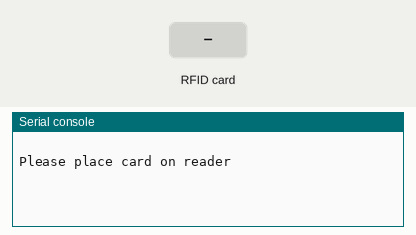
The program below on a simulated MicroPython board. On the bench: the last lines printed to the serial console. The test bench sets the inputs (shaded band). The interpreter's speed is modelled, so counts of loop turns are approximate; the RFID card's data blocks start empty; library files of the repository ran but are not shown: mfrc522.py.

Above: at 1.2 s.
1.3 s: RFID card 5E 7A 19 C4 held to the reader
At 2.28 s:
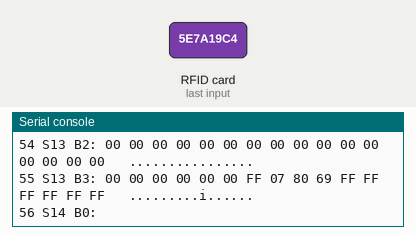
At 3.1 s:
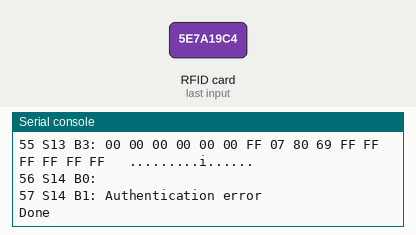
Timing chart, 0 to 4.6 s (numbered marks = the images above; inputs shaded):
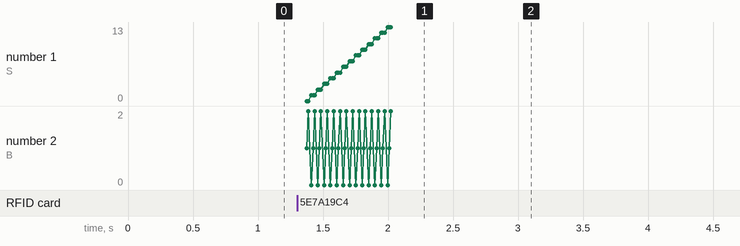

The program:

exemple_rfid.py
```python
from mfrc522 import MFRC522
import utime


def uidToString(uid):
    mystring = ""
    for i in uid:
        mystring = "%02X" % i + mystring
    return mystring


reader = MFRC522(spi_id=0,sck=2,miso=4,mosi=3,cs=6,rst=5)

print("")
print("Please place card on reader")
print("")


PreviousCard = [0]

try:
    while True:

        reader.init()
        (stat, tag_type) = reader.request(reader.REQIDL)
        #print('request stat:',stat,' tag_type:',tag_type)
        if stat == reader.OK:
            (stat, uid) = reader.SelectTagSN()
            if uid == PreviousCard:
                continue
            if stat == reader.OK:
                print("Card detected {}  uid={}".format(hex(int.from_bytes(bytes(uid),"little",False)).upper(),reader.tohexstring(uid)))
                defaultKey = [255,255,255,255,255,255]
                reader.MFRC522_DumpClassic1K(uid, Start=0, End=64, keyA=defaultKey)
                print("Done")
                PreviousCard = uid
            else:
                pass
        else:
            PreviousCard=[0]
        utime.sleep_ms(50)

except KeyboardInterrupt:
    pass
```

Measured:
- after the input at 1.3 s, the serial console: prints a new line after 0.05 s (image 1)
